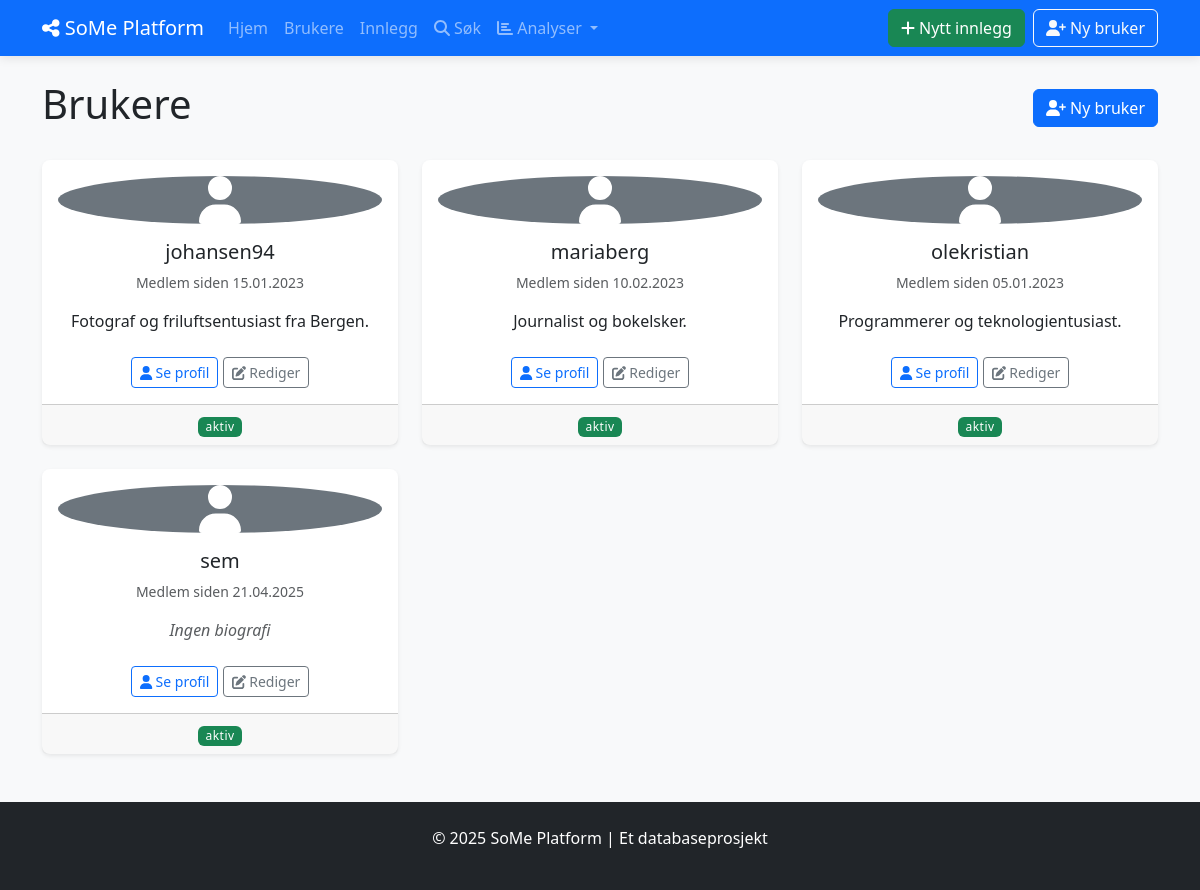
/users, run on an earlier commit of the app's database.
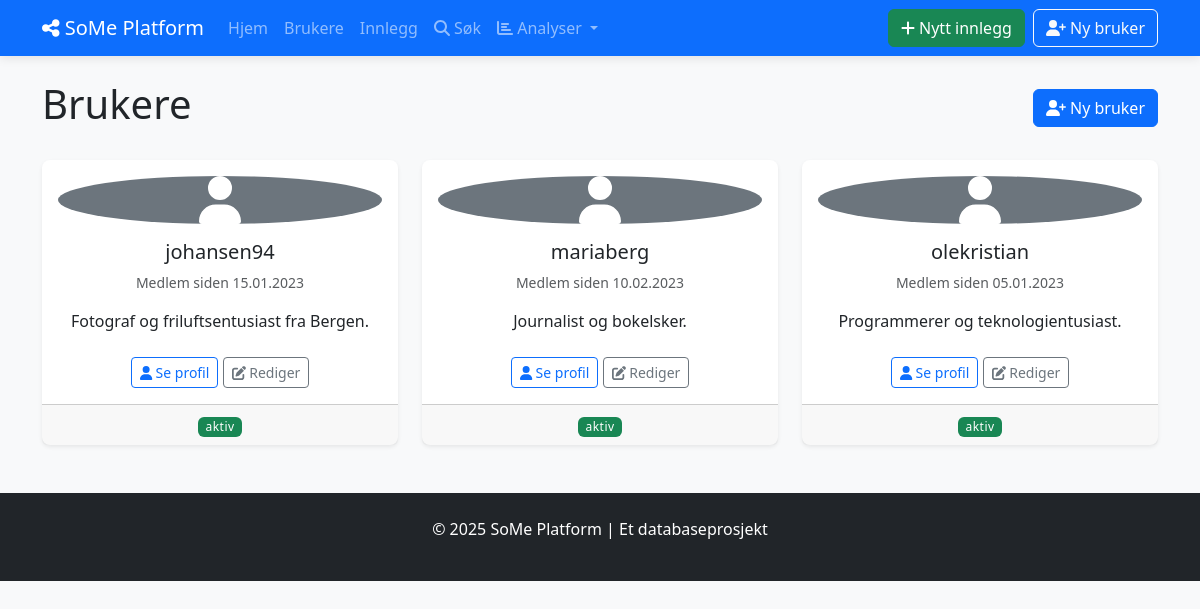
And on a later commit of the database.
### tables this page shows
CREATE TABLE BRUKERE (
            bruker_id INTEGER PRIMARY KEY AUTOINCREMENT,
            brukernavn TEXT NOT NULL UNIQUE,
            epost TEXT NOT NULL UNIQUE,
            passord_hash TEXT NOT NULL,
            profilbilde TEXT,
            bio TEXT,
            registrerings_dato DATE NOT NULL DEFAULT CURRENT_DATE,
            fødselsdato DATE,
            status TEXT DEFAULT 'aktiv'
        );

### social_media_app/app.py (the view)
@app.route('/users')
def list_users():
    with Database() as db:
        users = db.fetchall("SELECT * FROM BRUKERE")
        users = [format_date_fields(user, ['registrerings_dato', 'fødselsdato']) for user in users]
    return render_template('users/list.html', users=users)

### social_media_app/app.py (called while the page is built)
def format_date_fields(item, date_fields=None):
    if not item:
        return None
    if not isinstance(item, dict):
        item = dict(item)
    if date_fields:
        for field in date_fields:
            if field in item and item[field]:
                try:
                    if 'T' in item[field]:  # ISO format
                        item[field] = datetime.fromisoformat(item[field].replace('Z', '+00:00'))
                    else:  # SQLite default format
                        item[field] = datetime.strptime(item[field], '%Y-%m-%d %H:%M:%S')
                except (ValueError, TypeError):
                    try:
                        item[field] = datetime.strptime(item[field], '%Y-%m-%d')
                    except (ValueError, TypeError):
                        pass  # Keep original if parsing fails
    return item

### social_media_app/db_config.py (called while the page is built)
    def __enter__(self):
        return self

    def __exit__(self, exc_type, exc_val, exc_tb):
        self.cursor.close()
        if self.conn:
            self.conn.close()

    def fetchall(self, sql, params=None):
        self.cursor.execute(sql, params or ())
        return self.cursor.fetchall()

### social_media_app/templates/users/list.html (shortened to what this page needs)
{% extends "base.html" %}
{% block content %}
<div class="d-flex justify-content-between align-items-center mb-4">
    <h1>Brukere</h1>
    <a href="{{ url_for('show_create_user') }}" class="btn btn-primary">
        <i class="fas fa-user-plus"></i> Ny bruker
    </a>
</div>
<div class="row row-cols-1 row-cols-md-3 g-4">
    {% for user in users %}
    <div class="col">
        <div class="card h-100 shadow-sm">
            <div class="card-body text-center">
                <div class="mb-3">
                    {% if user.profilbilde %}
                        <img src="{{ url_for('static', filename='uploads/' + user.profilbilde) }}"
                             alt="{{ user.brukernavn }}" class="rounded-circle" width="100" height="100">
                    {% else %}
                        <div class="rounded-circle bg-secondary rounded-circle-placeholder">
                            <i class="fas fa-user fa-3x text-white"></i>
                        </div>
                    {% endif %}
                </div>
                <h5 class="card-title">{{ user.brukernavn }}</h5>
                <p class="card-text text-muted small">Medlem siden {{ user.registrerings_dato.strftime('%d.%m.%Y') }}</p>
                <div class="mt-3">
                    <p class="card-text text-truncate">
                        {% if user.bio %}
                            {{ user.bio }}
                        {% else %}
                            <span class="text-muted fst-italic">Ingen biografi</span>
                        {% endif %}
                    </p>
                </div>
                <div class="mt-4">
                    <a href="{{ url_for('view_user', user_id=user.bruker_id) }}" class="btn btn-sm btn-outline-primary">
                        <i class="fas fa-user"></i> Se profil
                    </a>
                    <a href="{{ url_for('show_edit_user', user_id=user.bruker_id) }}" class="btn btn-sm btn-outline-secondary">
                        <i class="fas fa-edit"></i> Rediger
                    </a>
                </div>
            </div>
            <div class="card-footer text-center">
                <span class="badge {{ 'bg-success' if user.status == 'aktiv' else 'bg-secondary' }}">
                    {{ user.status }}
                </span>
            </div>
        </div>
    </div>
    {% endfor %}
</div>
{% endblock %}

What changed in the data, as far as the page shows it:
removed BRUKERE: brukernavn "sem", registrerings_dato "21.04.2025", bio "Ingen biografi", status "aktiv"
